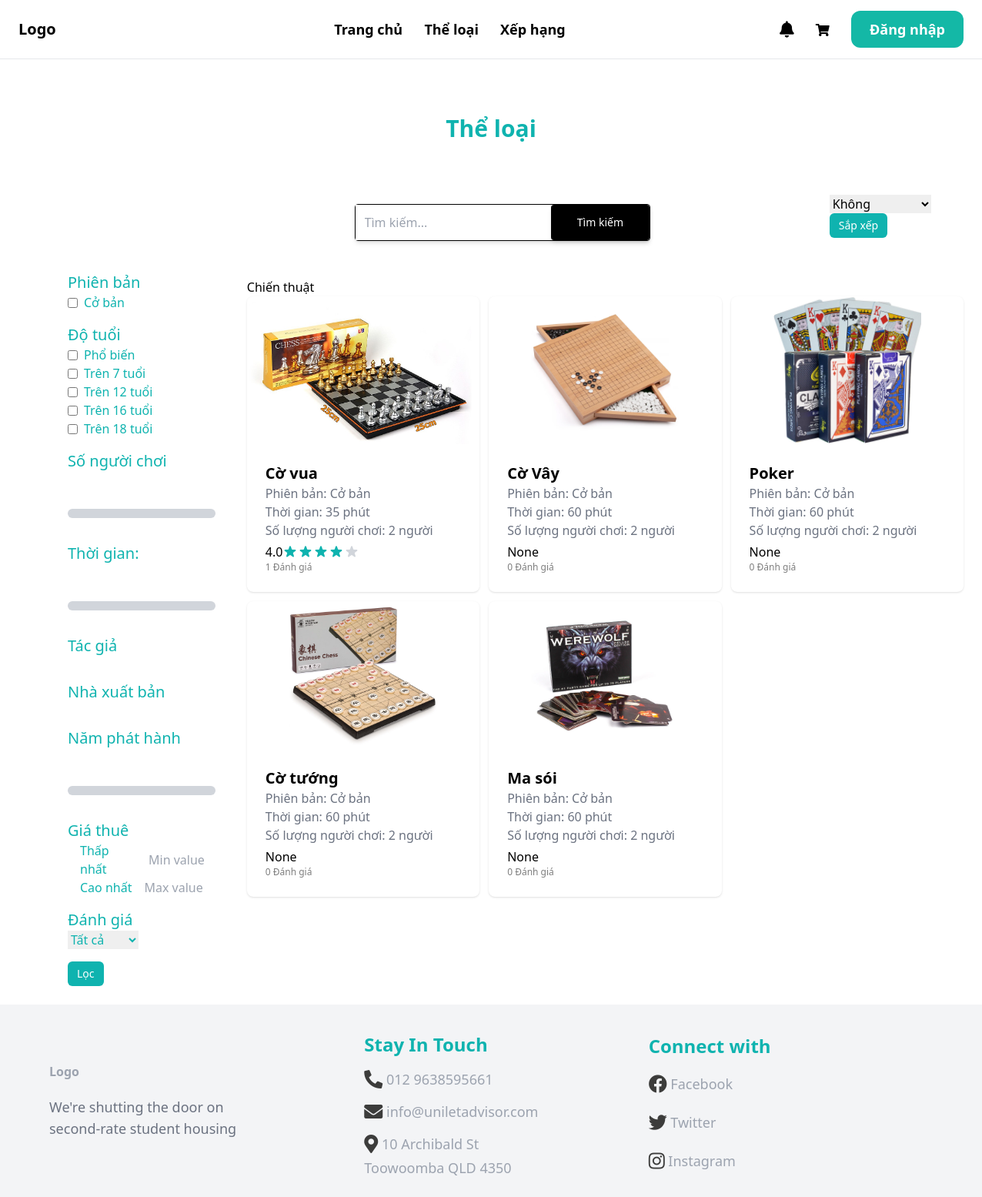
Page /category/cat29/ on the earlier database version.
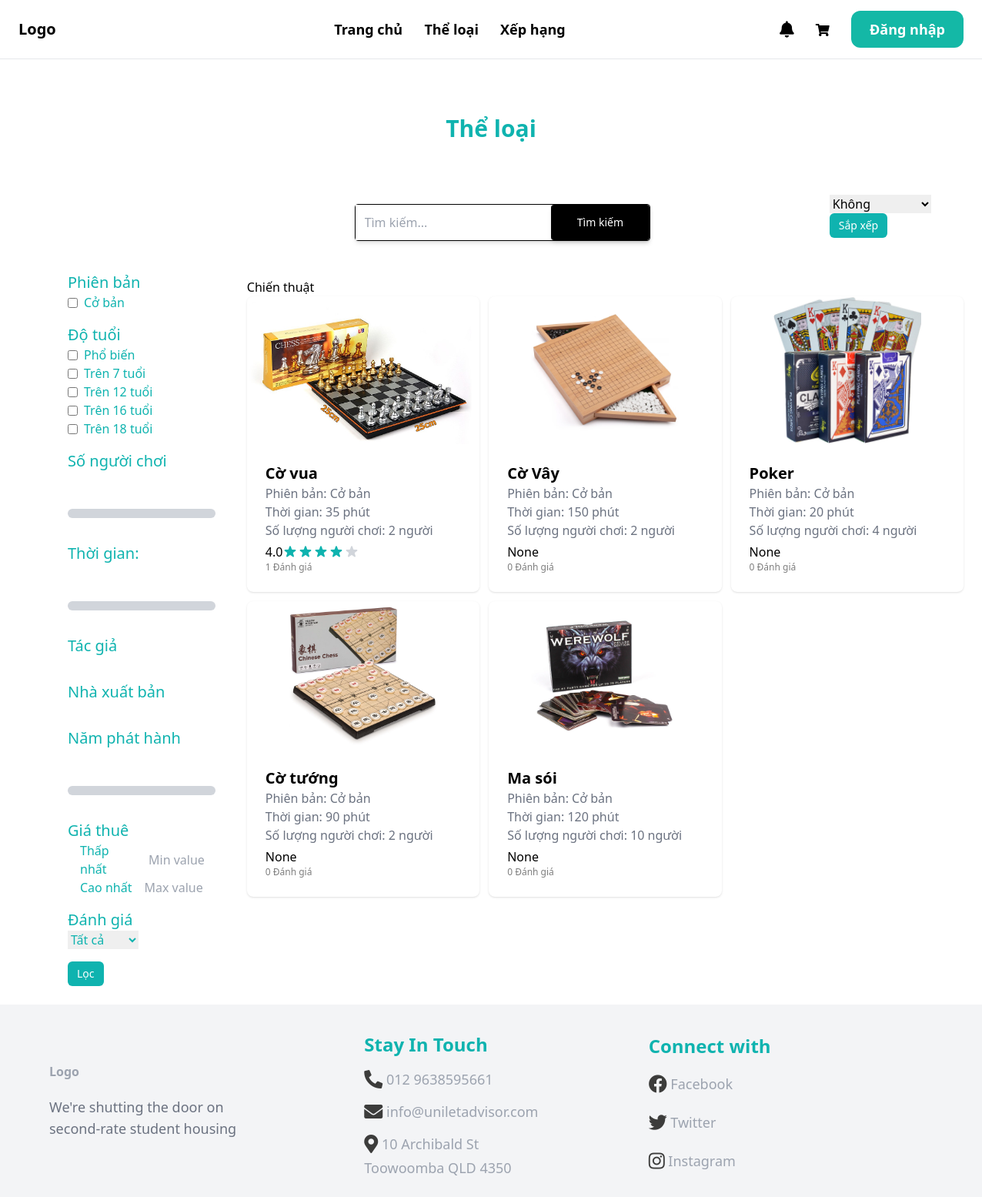
Same page on the later database version.
### boardgame/models.py (models this page shows, shortened)
class  Boardgame(models.Model):
    AGE_RATINGS = (
        ('G', 'Phổ biến'),
        ('7+', 'Trên 7 tuổi'),
        ('12+', 'Trên 12 tuổi'),
        ('16+', 'Trên 16 tuổi'),
        ('18+', 'Trên 18 tuổi'),
    )
    STATUS_BG = (
        ('out_of_stock', 'Boardgame này đã hết'),
        ('stocking', 'Boardgame này vẫn còn'),
    )
    bgid = ShortUUIDField(unique=True, primary_key=True, prefix="bg", alphabet='1234567890', length=2, max_length=6)
    user = models.ForeignKey(User, on_delete=models.SET_NULL, null=True)
    date = models.DateTimeField(default=timezone.now)
    category= models.ForeignKey(Category, on_delete=models.SET_NULL, null=True)
    version = models.ForeignKey(Version, on_delete=models.SET_NULL, null=True)
    title = models.CharField(max_length=100)
    image = models.ImageField(upload_to="user_directory_path")
    description = models.TextField(null=True, blank=True, default="This is the boardgame")
    rule = models.TextField(null=True, blank=True, default="This is rule for boardgame")
    age_rating = models.CharField(choices=AGE_RATINGS, max_length=5, default="G")
    people = models.IntegerField()
    play_time = models.IntegerField()
    price = models.DecimalField(max_digits=99999999999999, decimal_places=2)
    author = models.ForeignKey(Author, on_delete=models.SET_NULL, null=True, blank=True)
    producer = models.ForeignKey(Producer, on_delete=models.SET_NULL, null=True, blank=True)
    publication_year = models.IntegerField(default="2000")
    boardgame_status = models.CharField(choices=STATUS_BG, max_length=20, default="out_of_stock")
    in_stock = models.PositiveIntegerField(default=0)
    order = models.PositiveIntegerField(default=0)
    rental = models.PositiveIntegerField(default=0)
    total = models.PositiveIntegerField(default=0)
    class Meta:
        verbose_name_plural = "Boardgame"
    def get_average_rating(self):
        return self.reviews.aggregate(avg_rating=Avg('rating'))['avg_rating']
    @property
    def draw_average_stars(self):
        if (self.get_average_rating()):
            average_stars = int(self.get_average_rating())
            return range(0,average_stars)
    @property
    def draw_non_stars(self):
        if (self.get_average_rating()):
            average_stars = int(self.get_average_rating())
            return range(0,5-average_stars)

class Version(models.Model):
    title = models.CharField(max_length=100, default=None)
    vid = ShortUUIDField(unique=True, primary_key=True, prefix="ver", alphabet='1234567890', length=2, max_length=6)
    description = models.TextField(null=True, blank=True)
    class Meta:
        verbose_name_plural = 'Version'
    def __str__(self):
        return self.title

### core/views.py (the view)
# urls.py: path('category/<cid>/', views.category_view, name='category'),
def category_view(request, cid):
    category = Category.objects.get(cid=cid)
    boardgames = Boardgame.objects.filter(category=category)
    versions = Version.objects.all()
    age_rating_choices = Boardgame.AGE_RATINGS
    authors = Author.objects.all()
    producers = Producer.objects.all()
    return render(request, 'core/category.html', {
        'category': category,
        'boardgames': boardgames,
        'versions': versions,
        'age_rating_choices':age_rating_choices,
        'authors': authors,
        'producers': producers,
    })

### templates/core/Category.html (shortened to what the changed rows need)
{% extends 'core/base.html' %}
{% block content %}
<h1 class="text-left pt-6 text-xl font-medium text-[#0FB3AF] px-48 pb-4">{{ category.name }}</h1>
<div class="grid grid-cols-5 gap-4">
    <div class="mt-12 ml-12 col-span-4">
        {% if boardgames %}
        <h1>Chiến thuật {{ query }}</h1>
        <ul>
            <div class="grid grid-cols-3 gap-3 ">
                {% for boardgame in boardgames %}
                <div class="shadow bg-[#ffffff] rounded-lg">
                    <a href="{% url "boardgame:detail" boardgame.bgid %}" class="boardgame-info">
                        <div>
                            <img src="{{ boardgame.image.url }}"
                                class="rounded-t-lg object-contain max-h-48 w-full transition " sizes="100vw">
                        </div>
                        <div class="p-6 rounded-b-xl bg-white-100">
                            <h2 class="text-xl font-bold">{{ boardgame.title }}</h2>
                            <p class="text-gray-500">Phiên bản: {{ boardgame.version }}</p>
                            <p class="text-gray-500">Thời gian: {{ boardgame.play_time }} phút</p>
                            <p class="text-gray-500">Số lượng người chơi: {{ boardgame.people }} người</p>
                            <div class="flex items-center pt-1">
                                {{boardgame.get_average_rating}}
                            </div>
                            <div class="font-thin text-[#7E7E7E] font-['Open Sans'] text-xs">
                                {{boardgame.reviews.all.count}} Đánh giá
                            </div>
                        </div>
                    </a>
                </div>
                {% endfor %}
            </div>
        </ul>
        {% else %}
        <h1>No results found for "{{ query }}"</h1>
        {% endif %}
    </div>
</div>
{% endblock %}

Differences in the rows shown:
changed Boardgame "Cờ Vây": play_time "60" → "150"
changed Boardgame "Poker": play_time "60" → "20"; people "2" → "4"
changed Boardgame "Cờ tướng": play_time "60" → "90"
changed Boardgame "Ma sói": play_time "60" → "120"; people "2" → "10"
